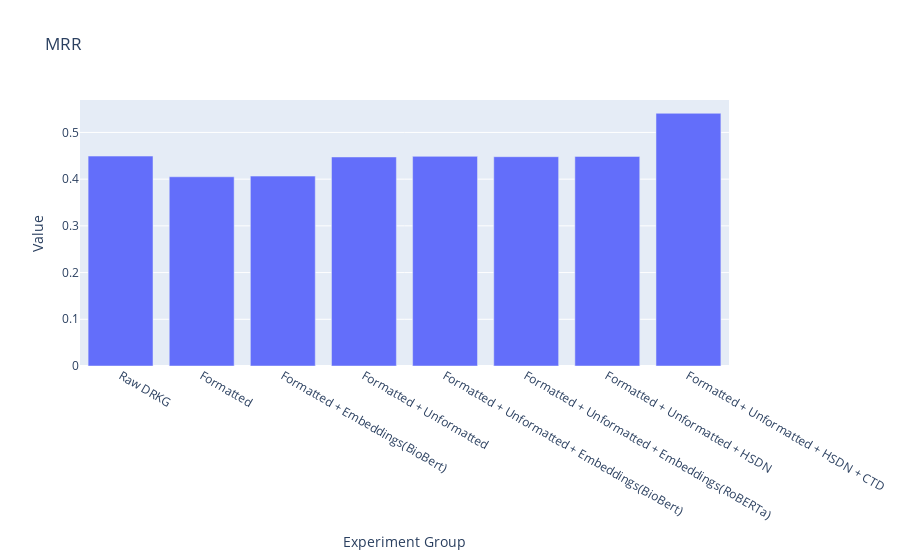
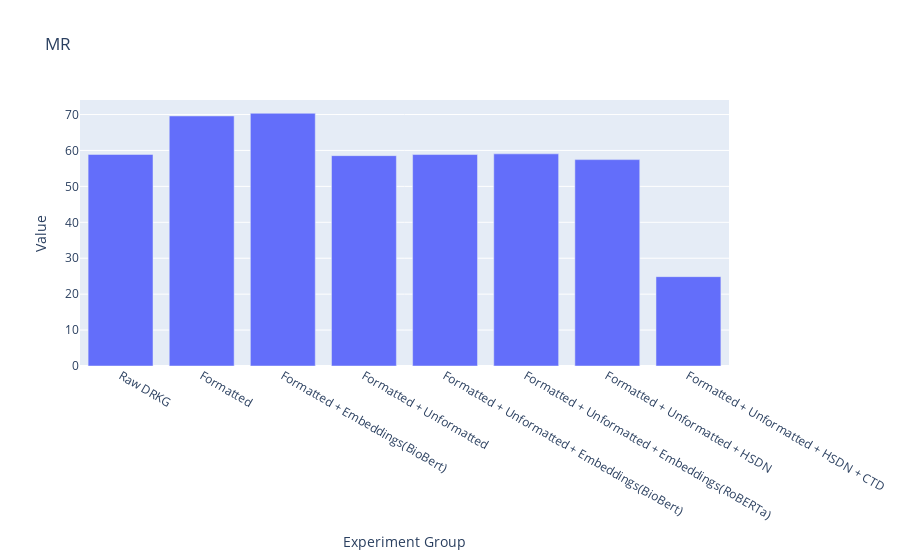
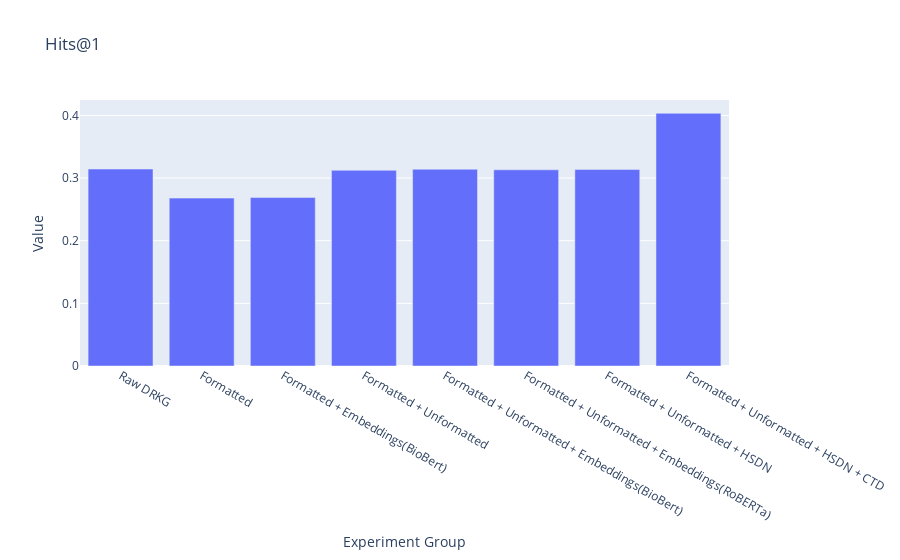
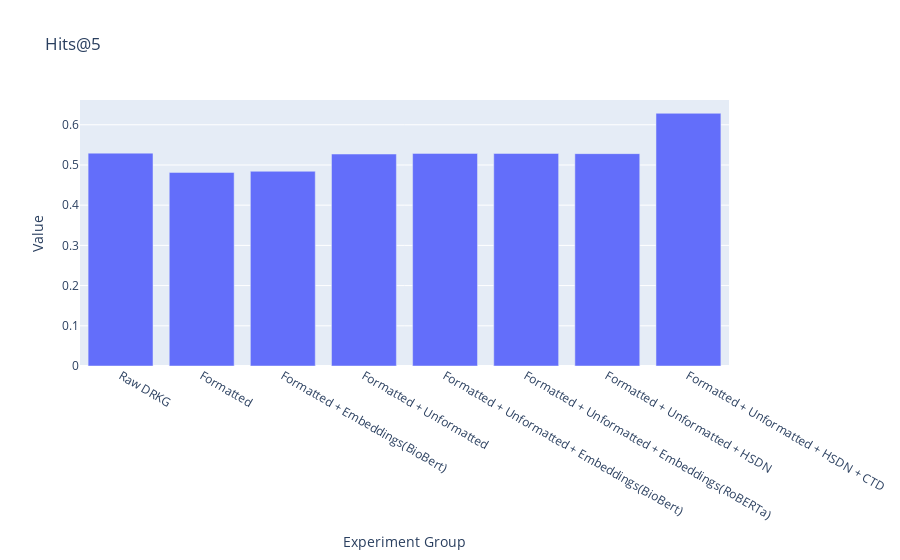

Write notebook code for charts like these, in order.
### Markdown cell above
## Comparison of models

### Code cell
import plotly.express as px
import pandas as pd

# Load your data
# Replace 'your_data.xlsx' with the path to your Excel file and 'Sheet1' with your sheet name
data = pd.read_excel(
    "~/Documents/NetworkMedicine/BioMedGPS/model-results.xlsx", sheet_name="Cleaned"
)

# Iterate over each metric and create a bar plot
for metric in data["Metrics"]:
    # Select the row corresponding to the metric
    row = data[data["Metrics"] == metric].iloc[0]

    # Prepare the data for plotting
    plot_data = pd.DataFrame(
        {
            "Experiment Group": row.index[
                1:
            ],  # Excludes the first index which is 'Metrics'
            "Value": row.values[
                1:
            ],  # Excludes the first value which is the metric name
        }
    )

    # Create the bar plot using Plotly
    fig = px.bar(plot_data, x="Experiment Group", y="Value", title=metric)

    # Show the plot
    fig.show()

### Figure 1 — Plotly figure (JSON) as saved in the notebook; plotly's stock layout.template omitted (floating-point values rounded to 4 significant figures)
{"data": [{"alignmentgroup": "True", "hovertemplate": "Experiment Group=%{x}<br>Value=%{y}<extra></extra>", "legendgroup": "", "marker": {"color": "#636efa", "pattern": {"shape": ""}}, "name": "", "offsetgroup": "", "orientation": "v", "showlegend": false, "textposition": "auto", "type": "bar", "x": ["Raw DRKG", "Formatted", "Formatted + Embeddings(BioBert)", "Formatted + Unformatted", "Formatted + Unformatted + Embeddings(BioBert)", "Formatted + Unformatted + Embeddings(RoBERTa)", "Formatted + Unformatted + HSDN", "Formatted + Unformatted + HSDN + CTD"], "xaxis": "x", "y": [0.4494, 0.4051, 0.4065, 0.4475, 0.4488, 0.4481, 0.4487, 0.541], "yaxis": "y"}], "layout": {"barmode": "relative", "legend": {"tracegroupgap": 0}, "title": {"text": "MRR"}, "xaxis": {"anchor": "y", "domain": [0, 1], "title": {"text": "Experiment Group"}}, "yaxis": {"anchor": "x", "domain": [0, 1], "title": {"text": "Value"}}}}

### Figure 2 — Plotly figure (JSON) as saved in the notebook; plotly's stock layout.template omitted (floating-point values rounded to 4 significant figures)
{"data": [{"alignmentgroup": "True", "hovertemplate": "Experiment Group=%{x}<br>Value=%{y}<extra></extra>", "legendgroup": "", "marker": {"color": "#636efa", "pattern": {"shape": ""}}, "name": "", "offsetgroup": "", "orientation": "v", "showlegend": false, "textposition": "auto", "type": "bar", "x": ["Raw DRKG", "Formatted", "Formatted + Embeddings(BioBert)", "Formatted + Unformatted", "Formatted + Unformatted + Embeddings(BioBert)", "Formatted + Unformatted + Embeddings(RoBERTa)", "Formatted + Unformatted + HSDN", "Formatted + Unformatted + HSDN + CTD"], "xaxis": "x", "y": [58.89, 69.6, 70.34, 58.55, 58.86, 59.05, 57.45, 24.87], "yaxis": "y"}], "layout": {"barmode": "relative", "legend": {"tracegroupgap": 0}, "title": {"text": "MR"}, "xaxis": {"anchor": "y", "domain": [0, 1], "title": {"text": "Experiment Group"}}, "yaxis": {"anchor": "x", "domain": [0, 1], "title": {"text": "Value"}}}}

### Figure 3 — Plotly figure (JSON) as saved in the notebook; plotly's stock layout.template omitted (floating-point values rounded to 4 significant figures)
{"data": [{"alignmentgroup": "True", "hovertemplate": "Experiment Group=%{x}<br>Value=%{y}<extra></extra>", "legendgroup": "", "marker": {"color": "#636efa", "pattern": {"shape": ""}}, "name": "", "offsetgroup": "", "orientation": "v", "showlegend": false, "textposition": "auto", "type": "bar", "x": ["Raw DRKG", "Formatted", "Formatted + Embeddings(BioBert)", "Formatted + Unformatted", "Formatted + Unformatted + Embeddings(BioBert)", "Formatted + Unformatted + Embeddings(RoBERTa)", "Formatted + Unformatted + HSDN", "Formatted + Unformatted + HSDN + CTD"], "xaxis": "x", "y": [0.3144, 0.268, 0.2689, 0.3124, 0.3141, 0.3132, 0.3136, 0.4034], "yaxis": "y"}], "layout": {"barmode": "relative", "legend": {"tracegroupgap": 0}, "title": {"text": "Hits@1"}, "xaxis": {"anchor": "y", "domain": [0, 1], "title": {"text": "Experiment Group"}}, "yaxis": {"anchor": "x", "domain": [0, 1], "title": {"text": "Value"}}}}

### Figure 4 — Plotly figure (JSON) as saved in the notebook; plotly's stock layout.template omitted (floating-point values rounded to 4 significant figures)
{"data": [{"alignmentgroup": "True", "hovertemplate": "Experiment Group=%{x}<br>Value=%{y}<extra></extra>", "legendgroup": "", "marker": {"color": "#636efa", "pattern": {"shape": ""}}, "name": "", "offsetgroup": "", "orientation": "v", "showlegend": false, "textposition": "auto", "type": "bar", "x": ["Raw DRKG", "Formatted", "Formatted + Embeddings(BioBert)", "Formatted + Unformatted", "Formatted + Unformatted + Embeddings(BioBert)", "Formatted + Unformatted + Embeddings(RoBERTa)", "Formatted + Unformatted + HSDN", "Formatted + Unformatted + HSDN + CTD"], "xaxis": "x", "y": [0.5294, 0.4815, 0.4843, 0.5272, 0.5288, 0.5287, 0.5282, 0.6285], "yaxis": "y"}], "layout": {"barmode": "relative", "legend": {"tracegroupgap": 0}, "title": {"text": "Hits@5"}, "xaxis": {"anchor": "y", "domain": [0, 1], "title": {"text": "Experiment Group"}}, "yaxis": {"anchor": "x", "domain": [0, 1], "title": {"text": "Value"}}}}
